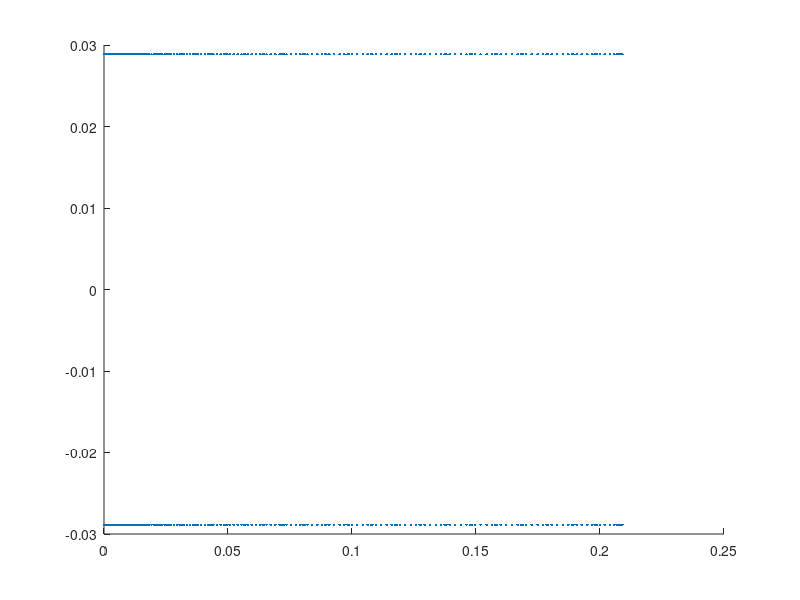

Here is the MATLAB script that generated this plot: (Note: this script raises an error after producing the figure.)
faces = importdata('faces.txt')
[s,m] = size(faces)
figure;
hold on;
%  embedded_faces = importdata('facesembedded.txt')
%  [s,m] = size(embedded_faces)
% %for n = 1:s
plot3(faces(:,1), faces(:,2), faces(:,3), '.')
% plot3(embedded_faces(:,1), embedded_faces(:,2), embedded_faces(:,3), '.', 'color', 'red')
%end

edges = importdata('edges.txt')
[s,m] = size(edges)
figure;
%for n = 1:s
    plot3(edges(:,1), edges(:,2), edges(:,3), '.')
%end



cedges = importdata('c_edges.txt');
[s,m] = size(cedges);
figure;
hold on;
for n = 1:s
    X = [cedges(n,1) cedges(n,4)];
    Y = [cedges(n,2) cedges(n,5)];
    Z = [cedges(n,3) cedges(n,6)];
    plot3(X, Y, Z, 'black')
end

figure;
hold on;
plot3(faces(:,1), faces(:,2), faces(:,3), '.')
plot3(edges(:,1), edges(:,2), edges(:,3),'.','color','red')
plot3(embedded_faces(:,1), embedded_faces(:,2), embedded_faces(:,3), '.', 'color', 'black')
plot3(cedges(:,1), cedges(:,2), cedges(:,3),'.', 'color','green')
plot3(cedges(:,4), cedges(:,5), cedges(:,6),'.', 'color','black')
for n = 1:s
    X = [cedges(n,1) cedges(n,4)];
    Y = [cedges(n,2) cedges(n,5)];
    Z = [cedges(n,3) cedges(n,6)];
    plot3(X, Y, Z, 'black')
end